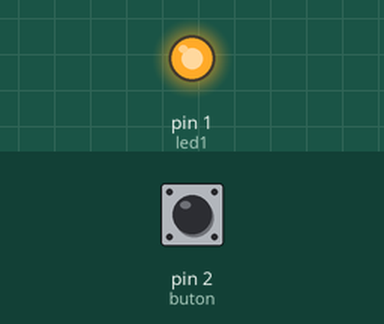
A sketch run on a simulated Arduino Uno, built with avr-gcc and run on an emulated ATmega328P. On the bench: output pins drawn as LEDs (lit = HIGH). The inputs (shaded band) are chosen by the test bench; at power-on: pin 2 (buton) LOW.

Above: at 0.1 s.
Timing chart, 0 to 1.6 s (numbered marks = the images above):
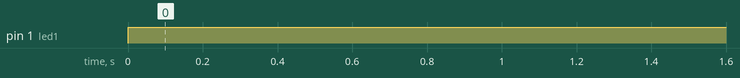

The sketch:

ek1.ino
```cpp
int led1 = 1;
int buton = 2;
int butondurum;
void setup() {
pinMode(led1 , OUTPUT);
pinMode(buton , INPUT);}
void loop() {
butondurum =  digitalRead(buton);
if(butondurum , HIGH)
digitalWrite(led1 , HIGH);
else
digitalWrite(led1 , LOW);}
```

Measured:
- by itself, pin 1 (led1): LOW → HIGH at 0.00 s
